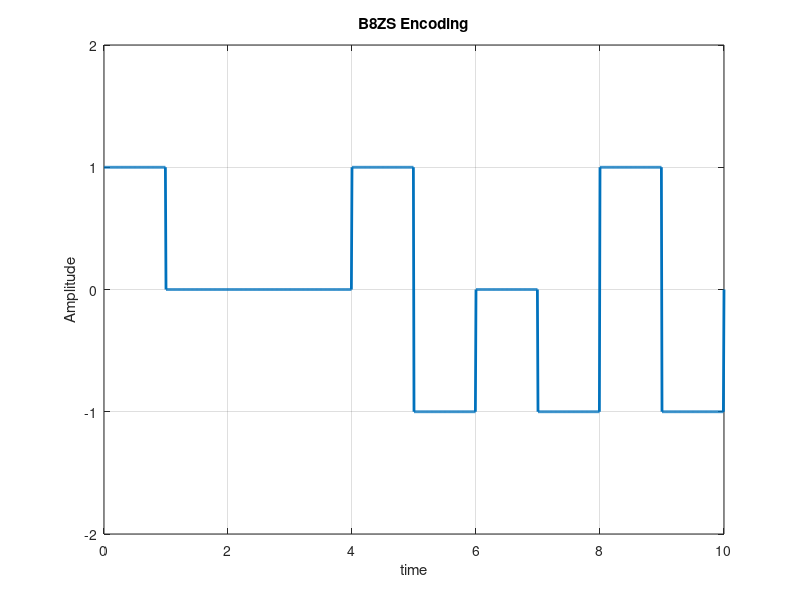

Here is the MATLAB script that generated this plot:
clc
clear all
close all

data = [1 0 0 0 0 0 0 0 0 1];

sample_per_bit = 100;
bitRate = 1;
total_bits = length(data);
total_sample_size = total_bits*sample_per_bit;
total_sample_time = total_bits/bitRate;
time_per_sample = total_sample_time/total_sample_size;
t = 0:time_per_sample:total_sample_time;
y = zeros(1,length(t));

previous = -1;
count = 0;

for i = 1:total_bits
  if data(i) == 0
    count = count+1;
    if count==8
      y((i-8)*sample_per_bit+1 : (i-7)*sample_per_bit)=0;
      y((i-7)*sample_per_bit+1 : (i-6)*sample_per_bit)=0;
      y((i-6)*sample_per_bit+1 : (i-5)*sample_per_bit)=0;
      y((i-5)*sample_per_bit+1 : (i-4)*sample_per_bit)=previous;
      y((i-4)*sample_per_bit+1 : (i-3)*sample_per_bit)=-previous;
      previous=-previous;
      y((i-3)*sample_per_bit+1 : (i-2)*sample_per_bit)=0;
      y((i-2)*sample_per_bit+1 : (i-1)*sample_per_bit)=previous;
      y((i-1)*sample_per_bit+1 : i*sample_per_bit)=-previous;
      previous=-previous;
    endif
  else
    y((i-1)*sample_per_bit+1 : i*sample_per_bit) = -previous;
    previous = -previous;
  endif
endfor

plot(t,y,'Linewidth',2);
axis([0 t(end) -2 2]);
grid on;
xlabel('time');
ylabel('Amplitude');
title('B8ZS Encoding');

%decoding of B8ZS


pre = -1;
count = 0;
for j=1:total_sample_size
  if t(j)>count
    count = count+1;
    if y(j) == pre
      decoded_data(count:count+4)=0;
      count = count+4;
    else
      if y(j) == 0
        decoded_data(count)=0;
      else
        decoded_data(count)=1;
        pre = -pre;
      endif
    endif
  endif
endfor;
disp('Decoded B8ZS');
disp(decoded_data);

